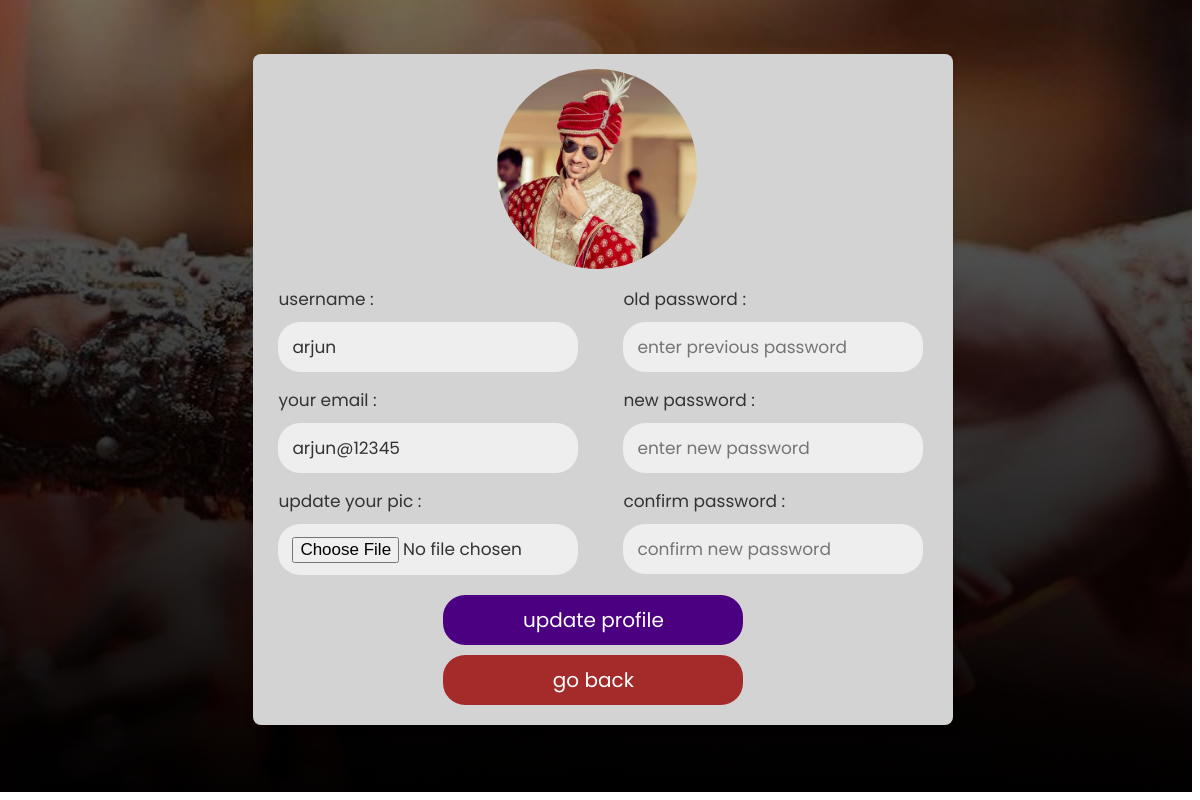
The page /update_profile.php (signed in) on the database its author committed.
### tables this page shows
CREATE TABLE `user_form` (
  `id` int(200) NOT NULL,
  `name` varchar(100) NOT NULL,
  `email` varchar(100) NOT NULL,
  `password` varchar(100) NOT NULL,
  `image` varchar(100) NOT NULL
);

### update_profile.php (the view, shortened to what this page needs)
<?php
include 'config.php';
$user_id = $_SESSION['user_id'];
?>
<!DOCTYPE html>
<html lang="en">
<head>
   <link rel="stylesheet" href="Lstyle.css">
</head>
<body>
<div class="update-profile">
   <?php
      $select = mysqli_query($conn, "SELECT * FROM `user_form` WHERE id = '$user_id'") or die('query failed');
      if(mysqli_num_rows($select) > 0){
         $fetch = mysqli_fetch_assoc($select);
      }
   ?>
   <form action="" method="post" enctype="multipart/form-data">
      <?php
         if($fetch['image'] == ''){
            echo '<img src="images/default-avatar.png">';
         }else{
            echo '<img src="uploaded_img/'.$fetch['image'].'">';
         }
      ?>
      <div class="flex">
         <div class="inputBox">
            <span>username :</span>
            <input type="text" name="update_name" value="<?php echo $fetch['name']; ?>" class="box">
            <span>your email :</span>
            <input type="email" name="update_email" value="<?php echo $fetch['email']; ?>" class="box">
            <span>update your pic :</span>
            <input type="file" name="update_image" accept="image/jpg, image/jpeg, image/png" class="box">
         </div>
         <div class="inputBox">
            <span>old password :</span>
            <input type="password" name="update_pass" placeholder="enter previous password" class="box">
            <span>new password :</span>
            <input type="password" name="new_pass" placeholder="enter new password" class="box">
            <span>confirm password :</span>
            <input type="password" name="confirm_pass" placeholder="confirm new password" class="box">
         </div>
      </div>
      <input type="submit" value="update profile" name="update_profile" class="btn">
      <a href="home.php" class="delete-btn">go back</a>
   </form>
</div>
</body>
</html>

### Lstyle.css (style rules this page uses)
:root { --blue:#3498db; --dark-blue:#2980b9; --red:#e74c3c; --dark-red:#c0392b; --black:#333; --white:#fff; --light-bg:#eee; --box-shadow:0 5px 10px rgba(0,0,0,.1); }
* { margin-top: -5px; margin-left: 35px; font-family: 'Poppins', sans-serif; background-repeat-x: no-repeat; box-sizing: border-box; outline: none; border: none; text-decoration: none; }
.btn, .delete-btn { width: 100%; border-radius: 5px; padding:10px 30px; color:var(--white); display: block; text-align: center; cursor: pointer; font-size: 20px; margin-top: 10px; }
.btn { background-color: var(--blue); margin-left: -1px; }
.delete-btn { background-color: var(--red); margin-left: -1px; }
.update-profile { min-height: 100vh; width: 108%; margin-left: -90px; margin-top: 2px; background: linear-gradient(rgba(0,0,0,.55),rgba(0,0,0,.99)),url(oks.jpg); background-color: var(--light-bg); display: flex; align-items: center; justify-content: center; padding:20px; }
.update-profile .btn { background-color: indigo; width: 300px; margin-left: 170px; border-radius: 22px; }
.update-profile .delete-btn { background-color: brown; width: 300px; margin-left: 170px; border-radius: 22px; }
.update-profile form { padding:20px; background-color: rgb(211,211,211); box-shadow: var(--box-shadow); text-align: center; width: 700px; text-align: center; border-radius: 8px; }
.update-profile form img { margin-left: -12px; height: 200px; width: 200px; border-radius: 50%; object-fit: cover; margin-bottom: 5px; }
.update-profile form .flex { margin-left: -65px; display: flex; justify-content: space-between; margin-bottom: 20px; margin-right: 45px; border-radius: 22px; gap:10px; }
.update-profile form .flex .inputBox { width: 49%; }
.update-profile form .flex .inputBox span { text-align: left; display: block; margin-top: 15px; font-size: 17px; color:var(--black); }
.update-profile form .flex .inputBox .box { width: 100%; border-radius: 22px; background-color: var(--light-bg); padding:12px 14px; font-size: 17px; color:var(--black); margin-top: 10px; }

### rows shown on the page
user_form: image (picture), update_name "arjun", update_email "arjun@12345"
